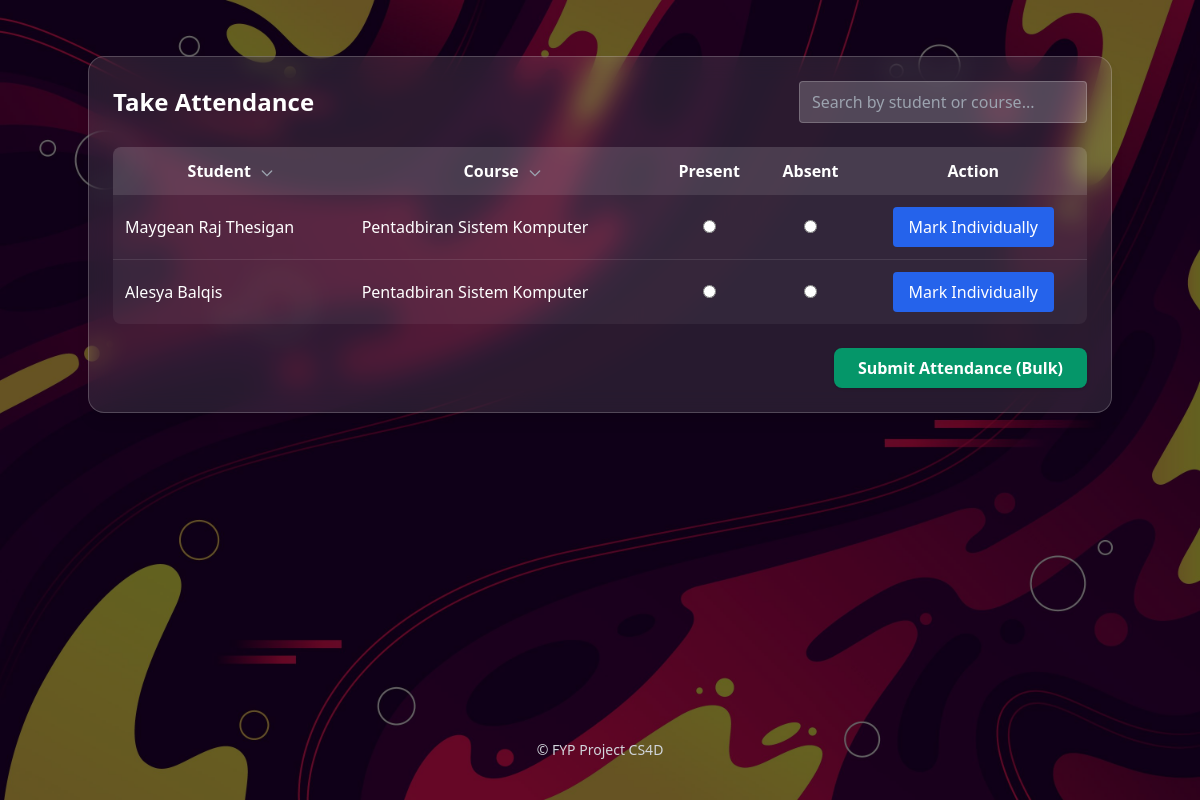
Before: /lecturer/attendance/ (signed in) with the older database file.
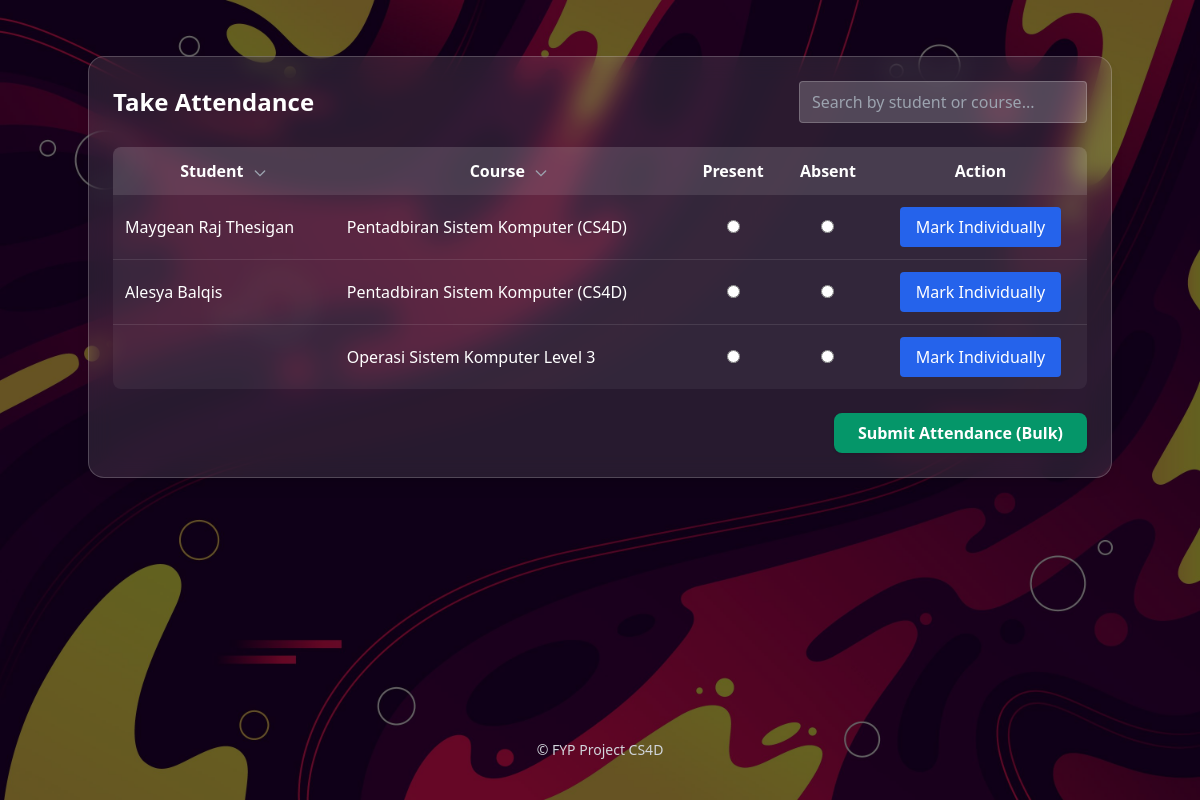
After: the same page with the newer database file.
### core/models.py (models this page shows, shortened)
class Enrollment(models.Model):
    student = models.ForeignKey(Student, on_delete=models.CASCADE)
    course = models.ForeignKey(Course, on_delete=models.CASCADE)
    date_enrolled = models.DateField(auto_now_add=True)
    class Meta:
        unique_together = ('student', 'course')

class Student(models.Model):
    user = models.OneToOneField(settings.AUTH_USER_MODEL, on_delete=models.CASCADE)
    courses = models.ManyToManyField(Course, through='Enrollment')
    parents = models.ManyToManyField(Parent, related_name='children', blank=True)
    profile_picture = models.ImageField(upload_to='profile_pics/', blank=True, null=True)
    date_of_birth = models.DateField(blank=True, null=True)
    address = models.TextField(blank=True, null=True)
    phone_number = models.CharField(max_length=20, blank=True, null=True)
    latest_activity = models.DateTimeField(blank=True, null=True)

class Course(models.Model):
    name = models.CharField(max_length=255)
    code = models.CharField(max_length=50, unique=True)
    lecturer = models.ForeignKey(Lecturer, on_delete=models.SET_NULL, null=True, related_name='courses')
    classroom = models.CharField(max_length=100, blank=True, null=True)  # Classroom location or name

### accounts/models.py (models this page shows, shortened)
class CustomUser(AbstractBaseUser, PermissionsMixin):
    class Role(models.TextChoices):
        STUDENT = 'STUDENT', 'Student'
        LECTURER = 'LECTURER', 'Lecturer'
        ADMIN = 'ADMIN', 'Admin'
    email = models.EmailField(unique=True)
    role = models.CharField(max_length=20, choices=Role.choices, default=Role.STUDENT)
    first_name = models.CharField(max_length=30, blank=True)
    last_name = models.CharField(max_length=30, blank=True)
    phone_number = models.CharField(max_length=20, blank=True, null=True)
    address = models.TextField(blank=True, null=True)
    department = models.CharField(max_length=100, blank=True, null=True)  # Added department field
    profile_picture = models.ImageField(upload_to='profile_pics/', blank=True, null=True)  # Added profile_picture field
    is_staff = models.BooleanField(default=False)
    is_active = models.BooleanField(default=True)
    date_joined = models.DateTimeField(auto_now_add=True)
    USERNAME_FIELD = 'email'
    REQUIRED_FIELDS = ['first_name', 'last_name']
    objects = CustomUserManager()
    def get_full_name(self):
        return f"{self.first_name} {self.last_name}".strip()

### accounts/decorators.py (the view)
        @login_required
        def _wrapped_view(request, *args, **kwargs):
            if request.user.role != role:
                return HttpResponseForbidden("You are not authorized to view this page.")
            return view_func(request, *args, **kwargs)

### lecturer/views.py (called while the page is built, shortened)
@role_required(CustomUser.Role.LECTURER)
def attendance_list(request):
    lecturer = get_object_or_404(Lecturer, user=request.user)
    courses = Course.objects.filter(lecturer=lecturer)
    enrollments = Enrollment.objects.filter(course__in=courses).select_related('student__user', 'course')
    today = date.today()
    context = {
        'enrollments': enrollments,
        'today': today,
    }
    return render(request, 'lecturer/attendance_list.html', context)

### lecturer/templates/lecturer/attendance_list.html (shortened to what this page needs)
{% extends 'base.html' %}
{% load static %}
{% block content %}
<div class="max-w-5xl mx-auto bg-white/10 backdrop-blur-md rounded-2xl shadow-lg p-6 border border-white/20 mb-8">
  <div class="flex flex-col sm:flex-row justify-between items-center mb-6 gap-4">
    <h2 class="text-2xl font-semibold text-white text-center sm:text-left">Take Attendance</h2>
    <input
      id="attendance-search"
      type="text"
      placeholder="Search by student or course..."
      class="bg-white/20 text-white placeholder:text-gray-400 rounded px-3 py-2 border border-white/20 focus:outline-none focus:ring focus:ring-blue-500 w-full sm:w-72"
    />
  </div>
  <form method="post" action="{% url 'lecturer:attendance_list' %}">
    <div class="overflow-x-auto rounded-lg">
      <table class="w-full table-auto border-collapse bg-white/5">
        <thead class="bg-white/10 text-white">
          <tr>
            <th class="p-3 cursor-pointer" onclick="sortTable(0)">Student
              <svg class="inline w-4 h-4 ml-1 text-gray-400" fill="none" stroke="currentColor" viewBox="0 0 24 24"><path stroke-linecap="round" stroke-width="2" d="M19 9l-7 7-7-7"/></svg>
            </th>
            <th class="p-3 cursor-pointer" onclick="sortTable(1)">Course
              <svg class="inline w-4 h-4 ml-1 text-gray-400" fill="none" stroke="currentColor" viewBox="0 0 24 24"><path stroke-linecap="round" stroke-width="2" d="M19 9l-7 7-7-7"/></svg>
            </th>
            <th class="p-3 text-center">Present</th>
            <th class="p-3 text-center">Absent</th>
            <th class="p-3 text-center">Action</th>
          </tr>
        </thead>
        <tbody id="attendance-tbody" class="divide-y divide-white/10">
          {% for enrollment in enrollments %}
          <tr>
            <td class="p-3 text-white">{{ enrollment.student.user.get_full_name }}</td>
            <td class="p-3 text-white">{{ enrollment.course.name }}</td>
            <td class="p-3 text-center">
              <input type="radio" name="status_{{ enrollment.id }}" value="present" class="accent-green-600" id="present_{{ enrollment.id }}">
            </td>
            <td class="p-3 text-center">
              <input type="radio" name="status_{{ enrollment.id }}" value="absent" class="accent-red-600" id="absent_{{ enrollment.id }}">
            </td>
            <td class="p-3 text-center">
              <a href="{% url 'lecturer:mark_individual_attendance' enrollment.id %}"
                 class="inline-block bg-blue-600 hover:bg-blue-700 text-white font-medium px-4 py-2 rounded transition duration-200">
                Mark Individually
              </a>
            </td>
          </tr>
          {% empty %}
          <tr>
            <td colspan="5" class="text-center text-gray-300 p-6">No enrollments found.</td>
          </tr>
          {% endfor %}
        </tbody>
      </table>
    </div>
    {% if enrollments %}
    <div class="flex justify-end mt-6">
      <button type="submit"
        class="bg-emerald-600 hover:bg-emerald-700 text-white px-6 py-2 rounded-lg font-semibold shadow transition-all duration-200">
        Submit Attendance (Bulk)
      </button>
    </div>
    {% endif %}
  </form>
</div>
{% endblock %}

Changed rows visible on the page:
changed through a linked row, Enrollment "Maygean Raj Thesigan": course.name "Pentadbiran Sistem Komputer" → "Pentadbiran Sistem Komputer (CS4D)"
changed through a linked row, Enrollment "Alesya Balqis": course.name "Pentadbiran Sistem Komputer" → "Pentadbiran Sistem Komputer (CS4D)"
added Enrollment: course.name "Operasi Sistem Komputer Level 3"
